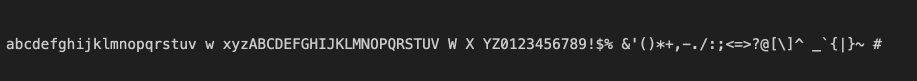
#> input picture txtreader_Mk-II/textdata.jpeg, 1834 x 162 px, found by its file name (shown at 1/2 size)
$ python SET_search_datas.py
#> lines starting #> are read from the running program, lines starting #| are printed output that depends on the picture; after the words box and inside, x2 and y2 are one past the last pixel; in counts of white or black regions, pixels touching at a corner belong together
import cv2
import matplotlib.pyplot as plt
import numpy as np

#-----------------------------------------------------------------------------------------------------------

def removal_background(color_image,RGB,kyoyou): #写真のNumPy配列を渡すと戻り値として背景を１とし、それ以外を0に置き換えた配列が戻ってくる。
    background_color = np.array(RGB)

    code0list = np.ones((color_image.shape[0]*color_image.shape[1],1), dtype='i1') #一旦0で埋める

    sa = np.abs(background_color - color_image)
    sa = sa.reshape(color_image.shape[0]*color_image.shape[1],3) #1ピクセル毎に背景色RGBと写真のRGBの差の絶対値の集合値を算出する為、配列を縦一列、列数３にする。
    text = np.array(np.where((np.sum(sa,axis=1)) > kyoyou)[0]) #背景色判定の許容値を超えた場合文字判定。

    code0list[text, 0] = np.array(0) #code0listに文字判定の場所を再代入。
    code0list = code0list.reshape(color_image.shape[0],color_image.shape[1]) #写真の比率にリサイズ。

    return code0list


def image_removal_background(imagename,RGB,kyoyou):
    #image = Image.open(imagename)
#> called with RGB = 'auto', kyoyou = 150
    image = cv2.cvtColor(cv2.imread(imagename),cv2.COLOR_BGR2RGB)
#> image is the input picture: shape (162, 1834, 3); min 24, max 210, mean 37.8
    color_image = np.array(image)

    if RGB == "auto":

        #自動背景検出機能

        shape = np.shape(image)
        a = image.reshape(shape[0] * shape[1],3)
        u, indices, inverse, counts = np.unique(a, axis=0, return_index=True, return_inverse=True, return_counts=True)
#> u = 187 rows, first 8: [24, 24, 24], [25, 25, 25], [26, 26, 26], [27, 27, 27], [28, 28, 28], [29, 29, 29], [30, 30, 30], [31, 31, 31]; indices = 187 values, max 187973 at index 0, min 0 at index 7, mean 138732.3; counts = 187 values, max 261124 at index 7, min 1 at index 0, mean 1588.8
        #print(u)
        # [[ 0  0 10 30]
        #  [20 20 10 10]]

        print()

        #print(indices)
        # [1 0]

        #print(a[indices])
        # [[ 0  0 10 30]
        #  [20 20 10 10]]

        Max = np.amax(counts)
#> Max = 261124
        print(Max)
#| 261124
        posishon = np.where(counts == Max)[0]
#> posishon = [7]

        RGB = u[posishon][0].tolist()
#> RGB = [31, 31, 31]

        #RGB = [31,31,31]

        print(f"背景色自動検出: {RGB}")
#| 背景色自動検出: [31, 31, 31]
    else:
        print(f"背景色指定: {RGB}")

    dataslist = {}
    dataslist["image"] = image
    dataslist["background_color"] = RGB
    dataslist["kyoyou"] = kyoyou

    code0list = removal_background(color_image,RGB,kyoyou)
#> in removal_background, `sa = np.abs(background_color - color_image)`:
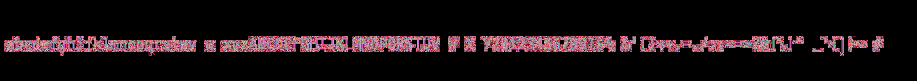
#> sa: shape (162, 1834, 3) int64 (shown at 1/2 size); 180 distinct labels, from 0 to 179; one colour per label, 0 black
#> in removal_background, `text = np.array(np.where((np.sum(sa,axis=1)) > kyoyou)[0])`: text = 13099 values from 137003 to 192422
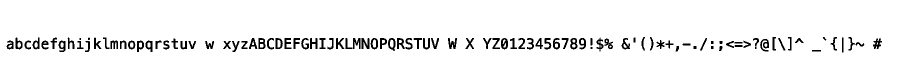
#> code0list: shape (162, 1834) int8 (shown at 1/2 size); values 0 (black) and 1 (white), 95.6% white; 100 black regions (4 under 20 px), largest, box (x1, y1, x2, y2) and area: (1520, 78, 1538, 103) 243, (723, 76, 739, 98) 235, (896, 76, 914, 98) 225

    with open("Search_coode0list_printfile.txt","w") as f:
        for y in range(code0list.shape[0]):
            txt = ""
            for x in range(code0list.shape[1]):
                txt = txt + str(code0list[y,x])
            f.write(txt + "\n")

    dataslist["code0list"] = code0list

    return dataslist


#-----------------------------------------------------------------------------------------------------------

import copy

def seach_txtposition(dataslist, Airauto):
    code0list = dataslist["code0list"]
    xlen = code0list.shape[1]

    seach = "background"
    txt_sfy = []

    for y in range(int(code0list.shape[0])):

        if np.sum(code0list[y,:]) != xlen:
            if seach == "background":
                seach = "txt"
                txt_sfy.append([y, ""])

        else:
            if seach == "txt":
                seach = "background"
                txt_sfy[-1][1] = y-1

    seach = "background"
    linetxts_sfyx = []
    Airlist = []
    Airnum,Aircount,txtlen = 0,0,0
    #Aircount,deviation = 1,0

    for line in range(len(txt_sfy)):
        txt_sfyx = []

        for x in range(int(code0list.shape[1])):

            if np.sum(code0list[txt_sfy[line][0]:txt_sfy[line][1],x]) != txt_sfy[line][1]-txt_sfy[line][0]:
                if seach == "background":
                    seach = "txt"
                    txt_sfyx.append( [x , ""] )

            else:
                if seach == "txt":
                    seach = "background"
                    txt_sfyx[-1][1] = x-1

                    if Airauto == "auto":
                        if len(txt_sfyx) >= 2:
                            if abs(Airnum - (txt_sfyx[-1][0] - txt_sfyx[-2][1])) <= 1:
                                if Aircount >= 3:
                                    Airlist.append(txtlen)
                                Aircount += 1
                            else:
                                Airnum = txt_sfyx[-1][0] - txt_sfyx[-2][1]
                                txtlen = txt_sfyx[-1][1] - txt_sfyx[-2][1]
                                Aircount,deviation = 1,0


        linetxts_sfyx.append([txt_sfy[line],txt_sfyx])

    Airlinetxts_sfyx = copy.deepcopy(linetxts_sfyx)

    if Airauto == "auto":
        Airlen = int(sum(Airlist)/len(Airlist))
        print(Airlist,Airlen)
    else:
        Airlen = Airauto

    for line in range(len(linetxts_sfyx)):
        count = 0
        for txtline in range(len(linetxts_sfyx[line][1])-1):
            if linetxts_sfyx[line][1][txtline+1][0] - linetxts_sfyx[line][1][txtline][1] > Airlen:

                Airlinetxts_sfyx[line][1].insert(txtline + count + 1,"Air")
                count += 1

    dataslist["linetxts_sfyx"] = Airlinetxts_sfyx
    return dataslist


#-----------------------------------------------------------------------------------------------------------

# [18 lines left out: function readtxt_imshow, not called in this run]


#-----------------------------------------------------------------------------------------------------------

def txtdatas_insert(dataslist):
    color_image = np.array(dataslist["image"])
    code0list = dataslist["code0list"]

    #plt.imshow(color_image[:100,:100])
    linetxts_sfyx = dataslist["linetxts_sfyx"]
    Alltxtimages,txtimages = [],[]
    Alltxtdatas,txtdatas = [],[]


    for line in range(len(linetxts_sfyx)):
        placey = linetxts_sfyx[line][0]
        for txt in range(len(linetxts_sfyx[line][1])):
            if linetxts_sfyx[line][1][txt] != "Air":

                placex = linetxts_sfyx[line][1][txt]
                leny = placey[1] - placey[0]
                lenx = placex[1] - placex[0]

                txtimage = color_image[placey[0]:placey[1],placex[0]:placex[1]]
                txtdata = code0list[placey[0]:placey[1],placex[0]:placex[1]]

                for top in range(leny):
                    if np.sum(txtdata[top,:]) != lenx:
                        txtimage = txtimage[top:,:]
                        txtdata = txtdata[top:,:]
                        break

                resizeleny = np.shape(txtdata)[0]

                for lower in range(resizeleny):
                    if np.sum(txtdata[resizeleny-lower -1 ,:]) != lenx:
                        txtimage = txtimage[:resizeleny-lower,:]
                        txtdata = txtdata[:resizeleny-lower,:]
                        break

            else:
                txtimage = ""
                txtdata = ""

            txtimages.append(txtimage)
            txtdatas.append(txtdata)

        Alltxtimages.append(txtimages)
        Alltxtdatas.append(txtdatas)

        txtimages = []
        txtdatas = []

    dataslist["Alltxtimages"] = Alltxtimages
    dataslist["Alltxtdatas"] = Alltxtdatas

    #-------------------------------------------------------------------------------------------------------

    rgb = dataslist["background_color"]
    kyoyoucolor = dataslist["kyoyou"]

    maxY,maxX = 0,0
    for image in Alltxtimages[0]:
        shape = np.shape(image)
        if shape[0] > maxY:
            maxY = shape[0]
        if shape[1] > maxX:
            maxX = shape[1]

    txtdatas = []
    for image in Alltxtimages[0]:
        shape = np.shape(image)
        if shape[0] > shape[1]:
            hiritu = maxY / shape[0]
            image = cv2.resize(image,None,fx=hiritu,fy=hiritu)
            txtdatas.append(removal_background(image,rgb,kyoyoucolor))
        else:
            hiritu = maxX / shape[1]
            image = cv2.resize(image,None,fx=hiritu,fy=hiritu)
            txtdatas.append(removal_background(image,rgb,kyoyoucolor))

    dataslist["Alltxtdatas"] = [txtdatas]

    print("長さ: ",len(txtdatas[0]))

    #-------------------------------------------------------------------------------------------------------

    return dataslist


#-----------------------------------------------------------------------------------------------------------

def print_textdatas(dataslist,writefilename):
    txtdatas = dataslist["Alltxtdatas"]
    lineMaxlenx,lineMaxleny = [],[]

#    with open(writefilename,"w") as f:

    Maxlenx = 0
    for line in range(len(txtdatas)):
        lineMaxleny.append(0)
        if len(txtdatas[line]) > Maxlenx:
            Maxlenx = len(txtdatas[line])
        txtline = txtdatas[line]
        for txt in range(len(txtline)):
            if len(txtline[txt]) != 0:
                if np.shape(txtline[txt])[0] > lineMaxleny[line]:
                    lineMaxleny[line] = np.shape(txtline[txt])[0]


    for nouse in range(Maxlenx):
        lineMaxlenx.append(0)

    for line in range(len(txtdatas)):
        txtline = txtdatas[line]
        for txt in range(len(txtline)):
            if len(txtline[txt]) != 0:
                if np.shape(txtline[txt])[1] > lineMaxlenx[txt]:
                    lineMaxlenx[txt] = np.shape(txtline[txt])[1]


    with open(writefilename,"w") as f:
        for line in range(len(txtdatas)):
            printlist = []
            txtline = txtdatas[line]
            thislineMaxY = lineMaxleny[line]

            for nouse in range(thislineMaxY):
                printlist.append("")

            for txt in range(len(txtline)):
                thislineMaxX = lineMaxlenx[txt]

                Textlen = thislineMaxX *2 +1

                if len(txtline[txt]) != 0:
                    ylen,xlen = np.shape(txtline[txt])
                    Airy = thislineMaxY - ylen
                    Airx = (thislineMaxX - xlen)*2

                    y = 0

                    for nouse in range(Airy//2 + Airy%2):
                        printlist[y] = (f"{printlist[y]}{Textlen * ' '} | ")
                        y += 1

                    for txty in txtline[txt]:
                        printlist[y] = (f"{printlist[y]}{(Airx//2 + Airx%2)*' '}{txty}{(Airx//2)*' '} | ")
                        y += 1
                    for nouse in range(Airy//2):
                        printlist[y] = (f"{printlist[y]}{Textlen * ' '} | ")
                        y += 1


                else:
                    y = 0
                    for nouse in range(thislineMaxY):
                        printlist[y] = (f"{printlist[y]}{Textlen * ' '} | ")
                        y += 1

            printlen = len(printlist[0][:894])

            if line != 0:
                b = printlen
                if a > b:
                    f.write(f"\n{a*'-'}\n\n")
                else:
                    f.write(f"\n{b*'-'}\n\n")
                a = printlen

            else:
                f.write(f"{printlen*'-'}\n\n")
                a = printlen


            for printline in printlist:
                f.write("| "+printline[:894]+ "\n")

        f.write(f"\n{len(printline[:894])*'-'}")

#===========================================================================================================


#---------------------------------------------------------------------------------------------------------------

#類似・重なる字の調査用プログラム

def test_seach_txt(txtimage,seach_textdatas,kyoyou,dataslist,txt):
    #for txt in seach_textdatas[3]:
    resembletxt = []
    rgb = dataslist["background_color"]
    kyoyoucolor = dataslist["kyoyou"]
    hiritu = np.shape(txtimage)[1]/np.shape(txtimage)[0]
    for line in range(len(seach_textdatas)):

        if abs(seach_textdatas[line][0] - hiritu) < kyoyou:
            set_image = removal_background(cv2.resize(txtimage,dsize=(seach_textdatas[line][1][1],seach_textdatas[line][1][0])),rgb,kyoyoucolor)
            #print(set_image)
            syougouritu = np.count_nonzero(set_image[seach_textdatas[line][2]] == 0) / np.shape(seach_textdatas[line][2])[1]

            if txt != "None" and seach_textdatas[line][3] == txt:
                #print(set_image)

                print(f"\n ▶️ {txt} :{str(syougouritu * 100)}%\n")

            if syougouritu > 0.85:

                resembletxt.append(line)
                #resembletxt.append(seach_textdatas[line][3])

    return resembletxt


#===========================================================================================================

def Myint(num): #数値の int部分を確実に表示させる様にする自作関数
    for line in range(len(str(num))):
        if str(num)[line] == ".":
            return int(str(num)[:line])
    return num


#数値の整列を行う関数

def SET_numbertxt(numberslist,mode):
    if mode == 0:
        Max = 0
        len_list = []

        for line in numberslist:
            len_list.append(len(line))
            if len(line) > Max:
                Max = len(line)

        New_list = []
        Line_list = []
        for nouse in range(Max):
            New_list.append("")

        for line in numberslist:
            Set_list = copy.deepcopy(New_list)

            for number in range(len(line)):
                Set_list[number] = line[number]

            Line_list.append(Set_list)

        Line_list = np.array(Line_list)

        search_list = []
        for num in range(np.shape(Line_list)[1]):
            search_list.append(Line_list[:,num])

        search_list = np.array(SET_numbertxt(search_list,1))
        Line_list = []

        for num in range(np.shape(search_list)[1]):
            Line_list.append(search_list[:,num])

        returndata = []
        for line in range (np.shape(Line_list)[0]):
            cut = len_list[line]
            returndata.append(Line_list[line][:cut])

        return returndata


    elif mode == 1:

        for line in range(len(numberslist)):
            Maxintlen,Maxfloatlen = 0,0

            for num in numberslist[line]:

                if len(str(Myint(num))) > Maxintlen:
                    Maxintlen = len(str(Myint(num)))

                if len(str(num)) - len(str(Myint(num))) > Maxfloatlen:
                    Maxfloatlen = len(str(num)) - len(str(Myint(num)))

            Maxlen = Maxintlen + Maxfloatlen

            for nowread in range(len(numberslist[line])):
                num = numberslist[line][nowread]
                Air0 = Maxintlen - len(str(Myint(num)))
                Air1 = Maxlen - (Air0 + len(str(num)))

                numberslist[line][nowread] = (Air0 * " ") + str(num) + (Air1 * " ")

        return numberslist#[:-1]

#-----------------------------------------------------------------------------------------------------------

def Saerch_retest():
    seach_txtimage = txtimage[0]

    txtimages = []
    line = 0

    with open("testanser_printfile.txt", "w")as f:


        a = 0
        Truecount = 0
        Falsecount = 0

        retest = [[[]],[]]
        num = []
        txtnum = []


        for txt in range(len(seach_textdatas)):
            num.append(txt)
            txtnum.append([])

        retest[0][0] = num
        retest[1] = txtnum

        for txtnum in range(len(seach_txtimage)):
            anser = test_seach_txt(seach_txtimage[txtnum],seach_textdatas,0.15,dataslist,"None")

            for txt in anser:
                retest[1][txt].append(txtnum)

                if txtnum == txt:
                    count = 1


        txts = []
        count = 0

        for line in range(len(retest[1])):
            txtlist = []
            Err = 1
            for txt in retest[1][line]:
                txtlist.append(seach_textdatas[txt][3])
                if line == txt:
                    Err = 0

            if Err == 1:
                print(f"\n無: {seach_textdatas[line][3]}\ntxtnum: {line}\n")
                count += 1

            txts.append(txtlist)

        if Err != 0:
            print(f"正しく識字されていない文字があります。")


        retest[0] = SET_numbertxt(retest[0],1)
        retest_copy = SET_numbertxt(retest[1],0)

        numdata = ""
        txtdata = ""

        for num in range(len(retest[0][0])):
            printlist = []
            for txt in retest_copy[num]:
                printlist.append(txt)

            if len(printlist) >= 2:
                numdata = numdata + f"{retest[0][0][num]}: {printlist}\n"
                txtdata = txtdata + f"{seach_textdatas[num][3]}: {txts[num]}\n"

        f.write(f"\n\n登録字数 : {len(seach_textdatas)}\n登録情報 : {insert_txtdatas}\n検証を開始...\n\nErr ({count})\n\n")

        f.write(txtdata)
        f.write(f"\n\nNumber.Ver (機械用データ)\n\n{numdata}")

    return retest


"""
            if len(anser) >= 2:
                f.write(f"▶️{textdata[i]}:{anser}\n")

            if textdata[i] != anser:
                Falsecount += 1
                print (f"▶️結果が違う {textdata[i]} → {anser}")
            else:
                Truecount += 1
"""

    #print(f"\n検証結果[合致数{Truecount}, 誤検知数{Falsecount}]\n")


#===========================================================================================================


def seach_txt(txtimage,seach_textdatas,kyoyou,dataslist,txt):
    rgb = dataslist["background_color"]
    kyoyoucolor = dataslist["kyoyou"]
    hiritu = np.shape(txtimage)[1]/np.shape(txtimage)[0]
    Max = 0
    anserline = ""
    for line in range(len(seach_textdatas)):

        if abs(seach_textdatas[line][0] - hiritu) < kyoyou:
            set_image = removal_background(cv2.resize(txtimage,dsize=(seach_textdatas[line][1][1],seach_textdatas[line][1][0])),rgb,kyoyoucolor)
            #print(set_image)
            syougouritu = np.count_nonzero(set_image[seach_textdatas[line][2]] == 0) / np.shape(seach_textdatas[line][2])[1]

            if syougouritu > Max:
                if syougouritu > 0.9:
                    anserline = line
                    break
                Max = syougouritu
                anserline = line


    #print(f'▶️▶️ {anserline} :{str(Max * 100)}%')
    Max = 0
    Min = 1

    if anserline == "":
        return "</huh?/>"

    for line in retest[1][anserline]:

        set_image = removal_background(cv2.resize(txtimage,dsize=(seach_textdatas[line][1][1],seach_textdatas[line][1][0])),rgb,kyoyoucolor)

        syougouritu = np.count_nonzero(set_image[seach_textdatas[line][2]] == 0) / np.shape(seach_textdatas[line][2])[1]

        Pi0 = np.count_nonzero(set_image == 0)
        Sa0 = np.shape(seach_textdatas[line][2])[1]
        Tr = np.count_nonzero(set_image[seach_textdatas[line][2]] == 0)
        pi_xy = seach_textdatas[line][1][1] * seach_textdatas[line][1][0]

        #False0num = Pi0 - Tr + Sa0 - Tr
        Tr_xy = Tr / (seach_textdatas[line][1][1] * seach_textdatas[line][1][0])
        Sa_xy = Sa0 / (seach_textdatas[line][1][1] * seach_textdatas[line][1][0])

        #sougouritu = Tr_xy + (Tr_xy - Sa_xy)
        #sougouritu = Tr_xy / Sa_xy
        sougouritu = (((syougouritu*3)+(Sa0/pi_xy))/4)
        #a = (Sa_xy + Tr_xy) / 2
        #sougouritu = Tr_xy / Sa_xy # 合致割合にすると全体割合が無視されてしまう為全体の割合で計算する。

        #sougouritu = False0num / a

        if txt != "None" and seach_textdatas[line][3] == txt:

            #サンプル
            #print(f" ▶️ 称号割合 :{a * 100}%")
            if txt == "'":
                print(f' ▶️ ["{seach_textdatas[line][3]}"] 重複率: {syougouritu}%')
            else:
                print(f" ▶️ ['{seach_textdatas[line][3]}'] 重複率: {syougouritu}%")

            printdata = []
            printdata.append([Sa0,Tr])
            printdata.append([(Tr/Sa0)*100])
            printdata.append([Tr/pi_xy*100, Sa0/pi_xy*100])
            #printdata.append([sougouritu * 100])
            num = 2
            printdata.append([((syougouritu*num + (syougouritu*(Sa0/pi_xy)))/(num))*100])

            printdata = SET_numbertxt(printdata,0)

            print(f" > 比較要素数  : {printdata[0][0]}   ; 合致数: {printdata[0][1]}\n")
            print(f" >> 合致率     : {printdata[1][0]} % ;")
            print(f" ** [面積率] pi: {printdata[2][0]} % ; sa: {printdata[2][1]} %")
            print(f" << 試作 >>    : {printdata[3][0]} % ;")

            #print(f" ▶️ 不合致割合 :{a * 100}%")

            seach_data = np.ones(np.shape(set_image),dtype='i1')
            seach_data[seach_textdatas[line][2]] = np.array(0)

            print(f"\n<picture>{((np.shape(set_image)[1])*2 + 1 - 9 + 5)*' '}<search>")

            for i in range(np.shape(set_image)[0]):
                if i+1 == np.shape(set_image)[0] // 2:
                    print(f'{set_image[i]} =?= {seach_data[i]}')
                else:
                    print(f'{set_image[i]}     {seach_data[i]}')

            print()

        if sougouritu > Max:
            Max = sougouritu
            anserline = line
        """
        if sougouritu < Min:
            Min = sougouritu
            anserline = line
        """


    return seach_textdatas[anserline][3]


#===========================================================================================================

dataimage = "/Users/matsuurakenshin/WorkSpace/development/txtreader/txtreader_Mk-II/textdata.jpeg"

#dataslist = image_removal_background(dataimage,[31,31,31],180)
dataslist = image_removal_background(dataimage,"auto",150)
#> dataslist = 4 items
#> (the rest of the program and of its run is left out)
